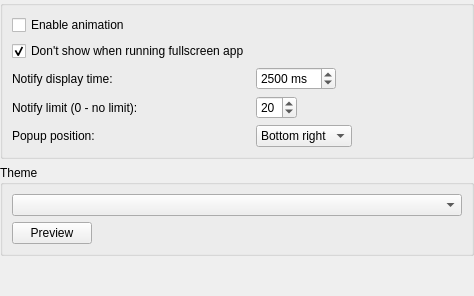
<?xml version="1.0" encoding="UTF-8"?>
<ui version="4.0">
 <class>Notify::SettingsPage</class>
 <widget class="KittySDK::ISettingsPage" name="Notify::SettingsPage">
  <property name="geometry">
   <rect>
    <x>0</x>
    <y>0</y>
    <width>474</width>
    <height>296</height>
   </rect>
  </property>
  <property name="windowTitle">
   <string>Notify</string>
  </property>
  <layout class="QVBoxLayout" name="verticalLayout_2">
   <property name="margin">
    <number>0</number>
   </property>
   <item>
    <widget class="QGroupBox" name="settingsGroupBox">
     <property name="title">
      <string/>
     </property>
     <layout class="QFormLayout" name="formLayout_2">
      <property name="fieldGrowthPolicy">
       <enum>QFormLayout::ExpandingFieldsGrow</enum>
      </property>
      <item row="2" column="0">
       <widget class="QLabel" name="displayTimeLabel">
        <property name="text">
         <string>Notify display time:</string>
        </property>
       </widget>
      </item>
      <item row="2" column="1">
       <widget class="QSpinBox" name="displayTimeSpinBox">
        <property name="suffix">
         <string> ms</string>
        </property>
        <property name="maximum">
         <number>10000</number>
        </property>
        <property name="value">
         <number>2500</number>
        </property>
       </widget>
      </item>
      <item row="3" column="0">
       <widget class="QLabel" name="limitLabel">
        <property name="text">
         <string>Notify limit (0 - no limit):</string>
        </property>
       </widget>
      </item>
      <item row="3" column="1">
       <widget class="QSpinBox" name="limitSpinBox">
        <property name="value">
         <number>20</number>
        </property>
       </widget>
      </item>
      <item row="0" column="0">
       <widget class="QCheckBox" name="animationCheckBox">
        <property name="text">
         <string>Enable animation</string>
        </property>
       </widget>
      </item>
      <item row="1" column="0">
       <widget class="QCheckBox" name="fullscreenCheckBox">
        <property name="text">
         <string>Don't show when running fullscreen app</string>
        </property>
        <property name="checked">
         <bool>true</bool>
        </property>
       </widget>
      </item>
      <item row="4" column="0">
       <widget class="QLabel" name="positionLabel">
        <property name="text">
         <string>Popup position:</string>
        </property>
       </widget>
      </item>
      <item row="4" column="1">
       <widget class="QComboBox" name="positionComboBox">
        <property name="currentIndex">
         <number>3</number>
        </property>
        <item>
         <property name="text">
          <string>Top left</string>
         </property>
        </item>
        <item>
         <property name="text">
          <string>Top right</string>
         </property>
        </item>
        <item>
         <property name="text">
          <string>Bottom left</string>
         </property>
        </item>
        <item>
         <property name="text">
          <string>Bottom right</string>
         </property>
        </item>
       </widget>
      </item>
     </layout>
    </widget>
   </item>
   <item>
    <widget class="QGroupBox" name="themeGroupBox">
     <property name="title">
      <string>Theme</string>
     </property>
     <layout class="QFormLayout" name="formLayout">
      <property name="fieldGrowthPolicy">
       <enum>QFormLayout::ExpandingFieldsGrow</enum>
      </property>
      <item row="1" column="0">
       <widget class="QPushButton" name="themePreviewPushButton">
        <property name="text">
         <string>Preview</string>
        </property>
       </widget>
      </item>
      <item row="0" column="0" colspan="2">
       <widget class="QComboBox" name="themeComboBox"/>
      </item>
     </layout>
    </widget>
   </item>
   <item>
    <spacer name="verticalSpacer">
     <property name="orientation">
      <enum>Qt::Vertical</enum>
     </property>
     <property name="sizeHint" stdset="0">
      <size>
       <width>20</width>
       <height>80</height>
      </size>
     </property>
    </spacer>
   </item>
  </layout>
 </widget>
 <customwidgets>
  <customwidget>
   <class>KittySDK::ISettingsPage</class>
   <extends>QWidget</extends>
   <header location="global">ISettingsPage.h</header>
   <container>1</container>
  </customwidget>
 </customwidgets>
 <resources/>
 <connections/>
</ui>
